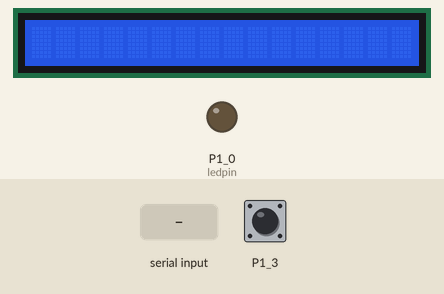
Simulated run of this sketch. Board: TI MSP430 LaunchPad. Parts: 16×1 character LCD, output pins drawn as LEDs (lit = HIGH). The inputs (shaded band) are chosen by the test bench; at power-on: P1_3 HIGH. What the sketch prints to the serial monitor is not drawn.

Above: at 1.2 s.
1.3 s: "1" received over the second serial link
At 2.3 s:
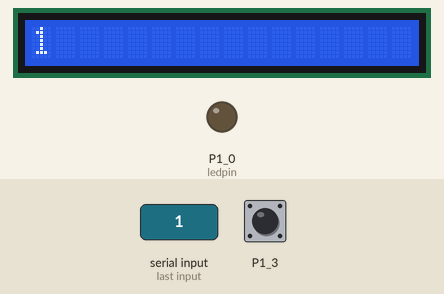
2.8 s: "0" received over the second serial link
At 3.5 s:
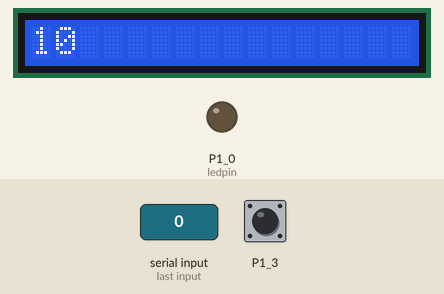
Timing chart, 0 to 5.8 s (numbered marks = the images above; inputs shaded):
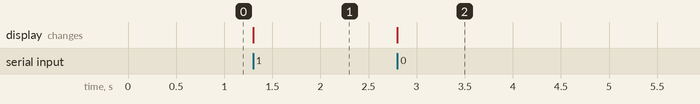

The sketch:

bluetooth.ino
```cpp
// Reeceive the data from bluetooth printit in serial communication and LCD display first row

#include <SoftwareSerial.h>// import the serial library
#include<LiquidCrystal.h> //LCD INTERFACE
SoftwareSerial hari(6,7); //7- RX,6- TX
int ledpin=2; // led on D13 will show blink on / off
int BluetoothData; // the data given from Computer
LiquidCrystal lcd(P2_0, P2_1, P2_2, P2_3, P2_4, P2_5); // LCD PIN : RS,E,D4,D5,D6,D7 Respectively
int count=0;


void setup() {
  // put your setup code here, to run once:
  hari.begin(9600);
  Serial.begin(9600);

  hari.println("Bluetooth On please press 1 or 0 blink LED ..");
  pinMode(ledpin,OUTPUT);
  pinMode(5,INPUT_PULLUP);

  lcd.begin(16,1);
  lcd.clear();
}

void loop() {
  // put your main code here, to run repeatedly:

char val[15];

if (digitalRead(5)==0)
{
lcd.clear();
count=0;
//lcd.setCursor(0,1);
if(digitalRead(5)==HIGH)
{
hari.println("Display Cleared");  //hardware button on launch pad to clear lcd
}
}


   if (hari.available()){
BluetoothData=hari.read();
//sprintf(val,"%c",BluetoothData);
//Serial.print();
int j = sizeof(BluetoothData);
Serial.write(j);

if(count!=16)
{
lcd.write(BluetoothData);
count=count+1;
delay(10);
}
else
{
  lcd.setCursor(0,1);
  count=1;
  lcd.write(BluetoothData);
}
/*

//press 1 to led on and 0 to led off

   if(BluetoothData=='1'){   // if number 1 pressed ....
   digitalWrite(ledpin,1);
  Genotronex.println("LED  On D13 ON ! ");
  lcd.clear();
  lcd.print("LED ON");
   }
  if (BluetoothData=='0'){// if number 0 pressed ....
  digitalWrite(ledpin,0);
   Genotronex.println("LED  On D13 Off ! ");
  lcd.clear();
   lcd.print("LED OFF");
  }*/
}
//delay(100);// prepare for next data ...
}
```

Measured:
- after the input at 1.3 s, the display: changes at once (image 1)
- after the input at 2.8 s, the display: changes at once (image 2)
